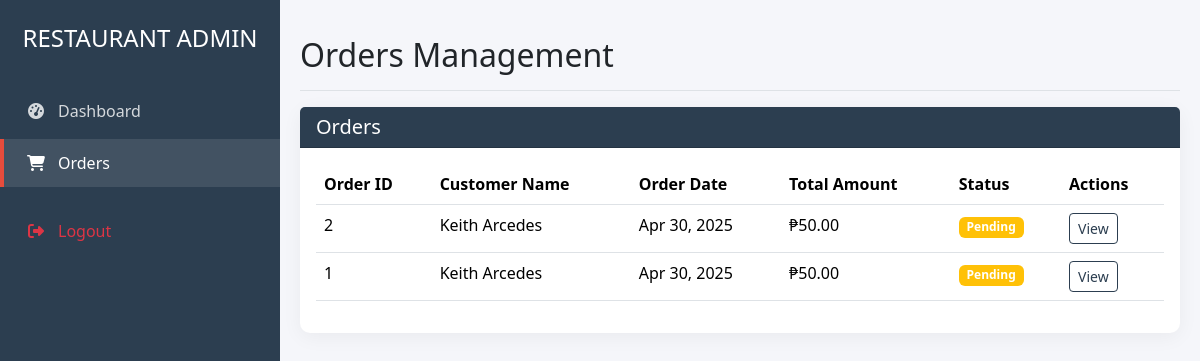
The page /admin/admin_orders.php on the database as committed earlier.
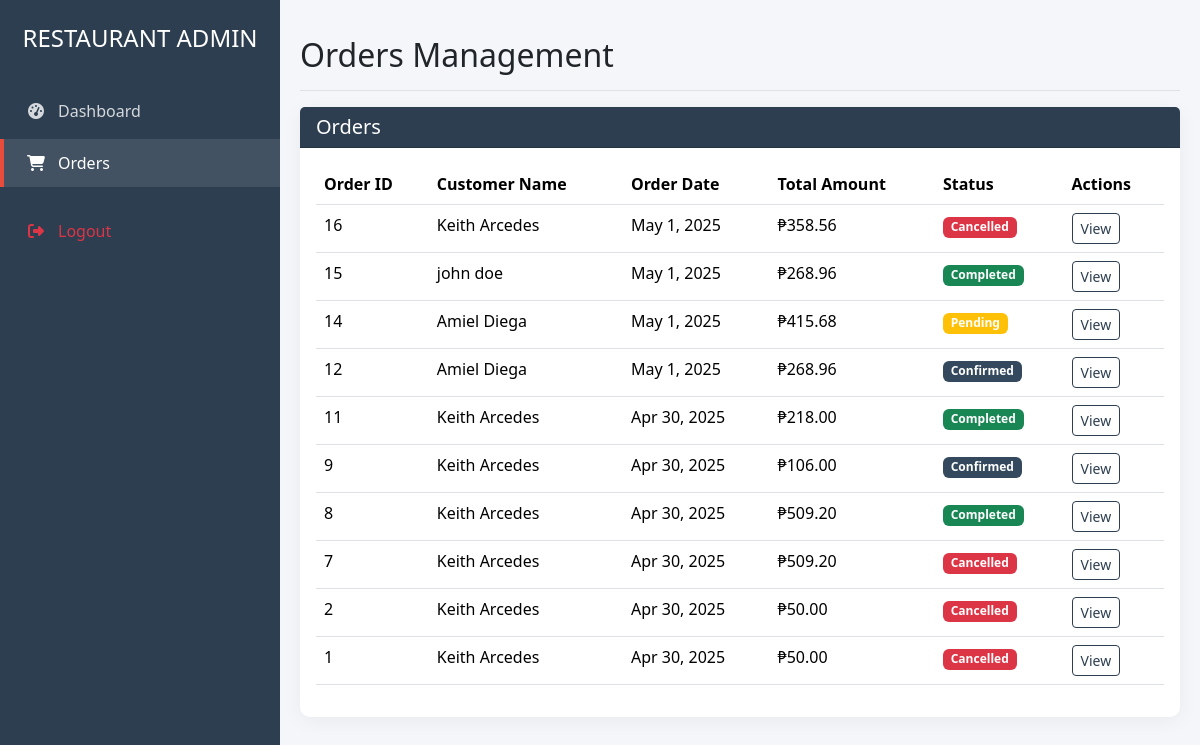
The same page on the database as committed later.
### tables this page shows
CREATE TABLE `orders` (
  `order_id` int(11) NOT NULL,
  `customer_id` int(11) NOT NULL,
  `total_amount` decimal(10,2) NOT NULL,
  `subtotal` double NOT NULL,
  `status` enum('pending','confirmed','completed','cancelled') DEFAULT 'pending',
  `order_date` datetime DEFAULT current_timestamp(),
  `delivery_address` varchar(255) NOT NULL,
  `contact_number` varchar(50) NOT NULL,
  `special_instructions` varchar(100) NOT NULL,
  `payment_method` enum('paymongo','cod','','') NOT NULL,
  `delivery_fee` double NOT NULL,
  `tax` double NOT NULL
);

CREATE TABLE `customers` (
  `customer_id` int(11) NOT NULL,
  `user_id` int(11) NOT NULL,
  `first_name` varchar(100) DEFAULT NULL,
  `last_name` varchar(100) NOT NULL
);

### admin/admin_orders.php (the view, shortened to what this page needs)
<?php
require '../dbcon.php';
$query = "SELECT o.order_id, o.order_date, o.total_amount, o.status, c.first_name, c.last_name
          FROM orders o
          JOIN customers c ON o.customer_id = c.customer_id
          ORDER BY o.order_date DESC";
$result = $conn->query($query);
$orders = $result->fetch_all(MYSQLI_ASSOC);
?>
<!DOCTYPE html>
<html lang="en">
<head>
    <link href="../assets/styles/styles.css" rel="stylesheet">
    <link rel="stylesheet" href="https://cdnjs.cloudflare.com/ajax/libs/font-awesome/6.4.0/css/all.min.css">
</head>
<body>
    <?php include 'includes/sidebar.php'; ?>
    <div class="main-content">
        <div class="d-flex justify-content-between flex-wrap flex-md-nowrap align-items-center pt-3 pb-2 mb-3 border-bottom">
            <h1 class="h2">Orders Management</h1>
        </div>
        <div class="card">
            <div class="card-header bg-primary text-white">
                <h5 class="mb-0">Orders</h5>
            </div>
            <div class="card-body">
                <div class="table-responsive">
                    <table class="table table-hover">
                        <thead>
                            <tr>
                                <th>Order ID</th>
                                <th>Customer Name</th>
                                <th>Order Date</th>
                                <th>Total Amount</th>
                                <th>Status</th>
                                <th>Actions</th>
                            </tr>
                        </thead>
                        <tbody>
                            <?php if (!empty($orders)): ?>
                                <?php foreach ($orders as $order): ?>
                                    <tr>
                                        <td><?= htmlspecialchars($order['order_id']) ?></td>
                                        <td><?= htmlspecialchars($order['first_name'] . ' ' . $order['last_name']) ?></td>
                                        <td><?= date('M j, Y', strtotime($order['order_date'])) ?></td>
                                        <td>₱<?= number_format($order['total_amount'], 2) ?></td>
                                        <td>
                                            <span class="badge bg-<?php
                                                switch ($order['status']) {
                                                    case 'completed': echo 'success'; break;
                                                    case 'pending': echo 'warning'; break;
                                                    case 'cancelled': echo 'danger'; break;
                                                    default: echo 'secondary';
                                                }
                                            ?>">
                                                <?= ucfirst(htmlspecialchars($order['status'])) ?>
                                            </span>
                                        </td>
                                        <td>
                                            <button class="btn btn-sm btn-outline-primary view-order-btn" data-order-id="<?= $order['order_id'] ?>">
                                                View
                                            </button>
                                        </td>
                                    </tr>
                                <?php endforeach; ?>
                            <?php else: ?>
                                <tr>
                                    <td colspan="6" class="text-center">No orders found</td>
                                </tr>
                            <?php endif; ?>
                        </tbody>
                    </table>
                </div>
            </div>
        </div>
    </div>
</body>
</html>

### admin/includes/sidebar.php
<?php
$current_page = basename($_SERVER['PHP_SELF']);
?>
<div class="sidebar">
  <div class="sidebar-header text-center py-4">
    <h4 class="text-white">RESTAURANT ADMIN</h4>
  </div>
  <ul class="nav flex-column">
    <li class="nav-item">
      <a class="nav-link <?= ($current_page == 'admin_dashboard.php') ? 'active' : '' ?>" href="admin_dashboard.php">
        <i class="fas fa-tachometer-alt"></i>Dashboard
      </a>
    </li>
    <li class="nav-item">
      <a class="nav-link <?= ($current_page == 'admin_orders.php') ? 'active' : '' ?>" href="admin_orders.php">
        <i class="fas fa-shopping-cart"></i>Orders
      </a>
    </li>
    <li class="nav-item mt-3">
      <a class="nav-link text-danger" href="../index.php">
        <i class="fas fa-sign-out-alt"></i>Logout
      </a>
    </li>
  </ul>
</div>

### admin/admin_orders.php (style rules this page uses)
:root { --primary-color: #2c3e50; --secondary-color: #34495e; --accent-color: #e74c3c; --pending-color: #f39c12; --completed-color: #27ae60; --cancelled-color: #e74c3c; --sidebar-width: 280px; }
body { font-family: "Segoe UI", Tahoma, Geneva, Verdana, sans-serif; background-color: #f5f6fa; }
.sidebar { width: var(--sidebar-width); min-height: 100vh; background-color: var(--primary-color); position: fixed; transition: all 0.3s; z-index: 1000; }
.sidebar .nav-link { color: rgba(255, 255, 255, 0.8); border-left: 4px solid transparent; padding: 12px 20px; margin: 2px 0; transition: all 0.3s; }
.sidebar .nav-link:hover, .sidebar .nav-link.active { color: white; background-color: rgba(255, 255, 255, 0.1); border-left: 4px solid var(--accent-color); }
.sidebar .nav-link i { width: 24px; text-align: center; margin-right: 10px; }
.main-content { margin-left: 280px; padding: 20px; }
.card { border: none; border-radius: 10px; box-shadow: 0 4px 20px rgba(0, 0, 0, 0.05); margin-bottom: 20px; }

Rows that differ between the two databases and show on the page:
added orders: order_id "16", customer.last_name "Keith Arcedes", order_date "May 1, 2025", total_amount "358.56", status "Cancelled"
added orders: order_id "15", customer.last_name "john doe", order_date "May 1, 2025", total_amount "268.96", status "Completed"
added orders: order_id "14", customer.last_name "Amiel Diega", order_date "May 1, 2025", total_amount "415.68", status "Pending"
added orders: order_id "12", customer.last_name "Amiel Diega", order_date "May 1, 2025", total_amount "268.96", status "Confirmed"
added orders: order_id "11", customer.last_name "Keith Arcedes", order_date "Apr 30, 2025", total_amount "218.00", status "Completed"
added orders: order_id "9", customer.last_name "Keith Arcedes", order_date "Apr 30, 2025", total_amount "106.00", status "Confirmed"
added orders: order_id "8", customer.last_name "Keith Arcedes", order_date "Apr 30, 2025", total_amount "509.20", status "Completed"
added orders: order_id "7", customer.last_name "Keith Arcedes", order_date "Apr 30, 2025", total_amount "509.20", status "Cancelled"
changed orders id 2: status "Pending" → "Cancelled"
changed orders id 1: status "Pending" → "Cancelled"
